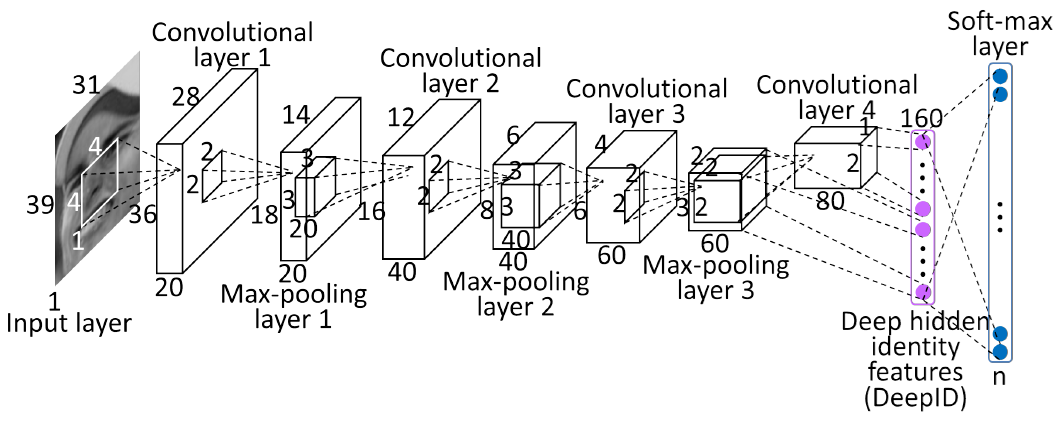
#> input picture 5_Aprendizaje_Profundo/img/CNN.png, 1058 x 423 px, given in place of mb.webp, which was not available
$ jupyter execute --allow-errors 5_Convoluciones.ipynb   (text cells are left out)
#> lines starting #> are read from the running program, lines starting #| are printed output that depends on the picture; pictures that were not available may be replaced by others from this repository, and a replacement may not be noted
[cell 1]
import numpy as np

[cell 2]
g = [6, 8, 5, 3]
f = [3, 6, 4]

[cell 3]
np.convolve(f, g)

[cell 4]
import numpy as np
import pandas as pd
import matplotlib.pyplot as plt

[cell 5]
# Configuración de la simulación
np.random.seed(42)  # Para reproducibilidad
n_points = 365  # Un año de datos diarios
trend = np.linspace(50, 150, n_points)  # Tendencia lineal ascendente
seasonality = 10 * np.sin(np.linspace(0, 2 * np.pi, n_points))  # Estacionalidad anual
noise = np.random.normal(0, 10, n_points)  # Ruido aleatorio

# Crear la serie de tiempo
time_series = trend + seasonality + noise

[cell 6]
# Crear un DataFrame para almacenar los datos
dates = pd.date_range(start="2023-01-01", periods=n_points, freq="D")
time_series_df = pd.DataFrame({"Date": dates, "Value": time_series})

[cell 7]
# Graficar la serie de tiempo
plt.figure(figsize=(12, 6))
plt.plot(time_series_df["Date"], time_series_df["Value"], label="Simulación de Serie de Tiempo")
plt.title("Simulación de Serie de Tiempo con Tendencia, Estacionalidad y Ruido")
plt.xlabel("Fecha")
plt.ylabel("Valor")
plt.legend()
plt.grid(True)
plt.show()
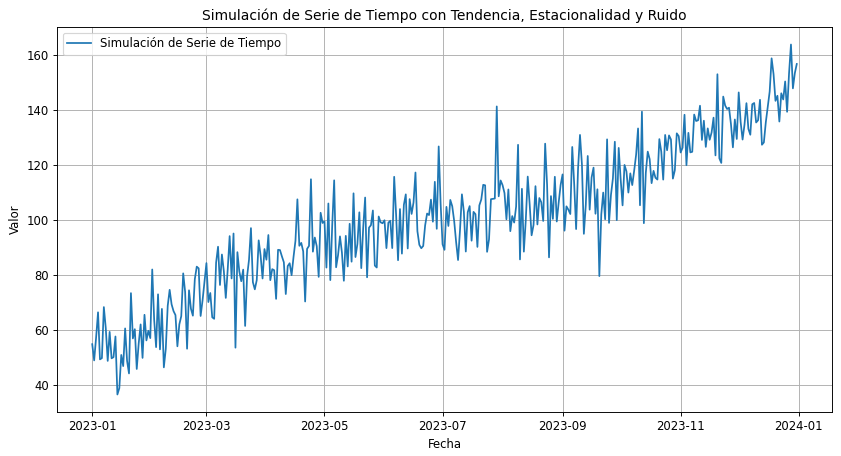
#> figure drawn by matplotlib, 1 panel; curve peaks at x = 1.7e+18, y = 164

[cell 8]
w = 21 * [1/21]

[cell 9]
ma = np.convolve(time_series, w)

[cell 10]
# Graficar la serie de tiempo
plt.figure(figsize=(12, 6))
plt.plot(time_series_df["Date"], time_series_df["Value"], label="Simulación de Serie de Tiempo")
plt.plot(time_series_df["Date"][20:], ma[20:-20], label = 'Media móvil de 21')
plt.title("Simulación de serie de tiempo con media móvil")
plt.xlabel("Fecha")
plt.ylabel("Valor")
plt.legend()
plt.grid(True)
plt.show()
#> figure, not shown here; curve peaks at x = 1.7e+18, y = 164; curve peaks at x = 1.7e+18, y = 145.4

[cell 11]
from IPython.display import Image
Image(url='https://upload.wikimedia.org/wikipedia/commons/1/19/2D_Convolution_Animation.gif')

[cell 12]
from scipy.signal import convolve2d

[cell 13]
# Definir las matrices
input_matrix = np.array([[1, 2, 3],
                         [4, 5, 6],
                         [7, 8, 9]])

kernel = np.array([[1, 0],
                   [0, -1]])

[cell 14]
convolve2d(input_matrix, kernel, 'valid')

[cell 15]
from PIL import Image
import numpy as np
import scipy.signal
import IPython.display as display

[cell 16]
# Ruta de la imagen
ruta_imagen = "../img/mb.webp"

# Cargar la imagen y convertirla en una matriz NumPy
imagen = Image.open(ruta_imagen)
#> imagen is the input picture: PIL image 1058x423 RGB; mean R, G, B 234.4, 234.4, 235
imagen_array = np.array(imagen)

[cell 17]
imagen

[cell 18]
imagen_array.shape
#> Out = (423, 1058, 3)

[cell 19]
# Kernel de desenfoque (3x3)
kernel = np.array([
    [[1/9, 1/9, 1/9], [1/9, 1/9, 1/9], [1/9, 1/9, 1/9]],  # Canal Rojo
    [[1/9, 1/9, 1/9], [1/9, 1/9, 1/9], [1/9, 1/9, 1/9]],  # Canal Verde
    [[1/9, 1/9, 1/9], [1/9, 1/9, 1/9], [1/9, 1/9, 1/9]]   # Canal Azul
]).transpose(1, 2, 0)  # Ajustar forma para (3x3x3)

[cell 20]
def img_conv(img, kernel):
    # Aplicar la convolución en cada canal por separado
    resultados = []
    for canal in range(3):  # Iterar sobre los canales (RGB)
        convolucion = scipy.signal.convolve2d(imagen_array[:, :, canal], kernel[:, :, canal], mode='same', boundary='symm')
        # Normalizar los valores entre 0 y 255
        convolucion_normalizada = np.clip(convolucion, 0, 255).astype(np.uint8)
        resultados.append(convolucion_normalizada)
#> this loop made 3 passes
#> pass 1, in img_conv, `convolucion = scipy.signal.convolve2d(imagen_array[:, :, canal], kerne..`:
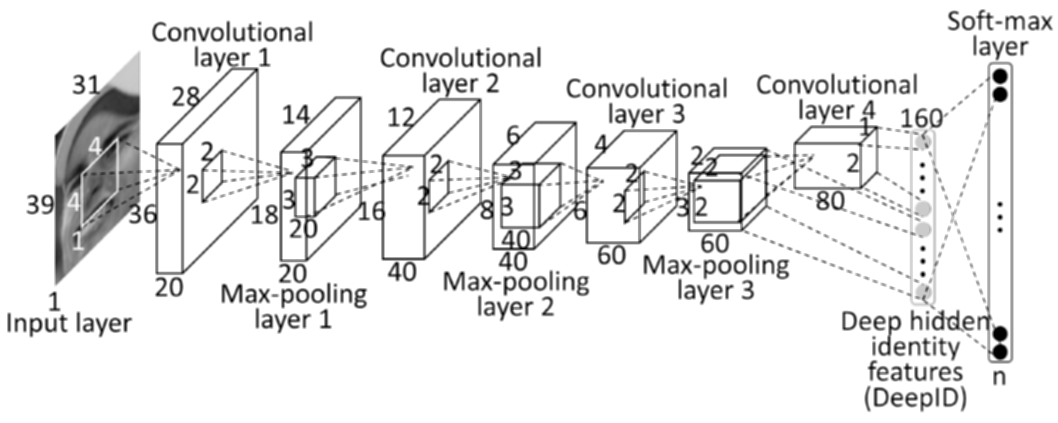
#> convolucion: shape (423, 1058) float64; min 0, max 255, mean 234.4; drawn with min black and max white
#> after the loop, resultados = 3 items

    # Reconstruir la imagen con los tres canales convolucionados
    imagen_convolucionada = np.stack(resultados, axis=2)

    # Convertir el resultado a una imagen y mostrarla
    imagen_resultado = Image.fromarray(imagen_convolucionada)

    # Mostrar la imagen original y la imagen resultante
    display.display(imagen, imagen_resultado)

[cell 21]
img_conv(imagen, kernel)

[cell 22]
# Información adicional
print("Kernel utilizado:\n", kernel)
print("Tamaño de la imagen original:", imagen_array.shape)
#| Tamaño de la imagen original: (423, 1058, 3)
#> (the rest of this cell did not finish here and is left out)

[cell 23]
def gen_gaussian_kernel(N, sigma) -> np.ndarray:
    # Crear un rango de valores centrado en 0
    rango = np.arange(-(tamano // 2), N // 2 + 1)
    x, y = np.meshgrid(rango, rango)

    # Calcular el kernel gaussiano
    kernel = np.exp(-(x**2 + y**2) / (2 * sigma**2))

    # Normalizar el kernel para que la suma sea 1
    kernel /= np.sum(kernel)

    return kernel

[cell 24]
# Ejemplo de uso
tamano = 5# Tamaño del kernel (5x5)
sigma = 1.0  # Desviación estándar
kernel_gaussiano = gen_gaussian_kernel(tamano, sigma)

[cell 25]
kernel_rgb = np.stack([kernel_gaussiano, kernel_gaussiano, kernel_gaussiano], axis=-1)

[cell 26]
img_conv(imagen, kernel_rgb)

[cell 27]
kernel = np.array([
    [ 0, -1,  0],
    [-1,  4, -1],
    [ 0, -1,  0]
])

kernel_rgb = np.stack([kernel, kernel, kernel], axis=-1)

[cell 28]
img_conv(imagen, kernel_rgb)
#> the loop in img_conv (call 3), `for canal in range(3):` made 3 passes
#> pass 1, in img_conv (call 3), `convolucion = scipy.signal.convolve2d(imagen_array[:, :, canal], kerne..`:
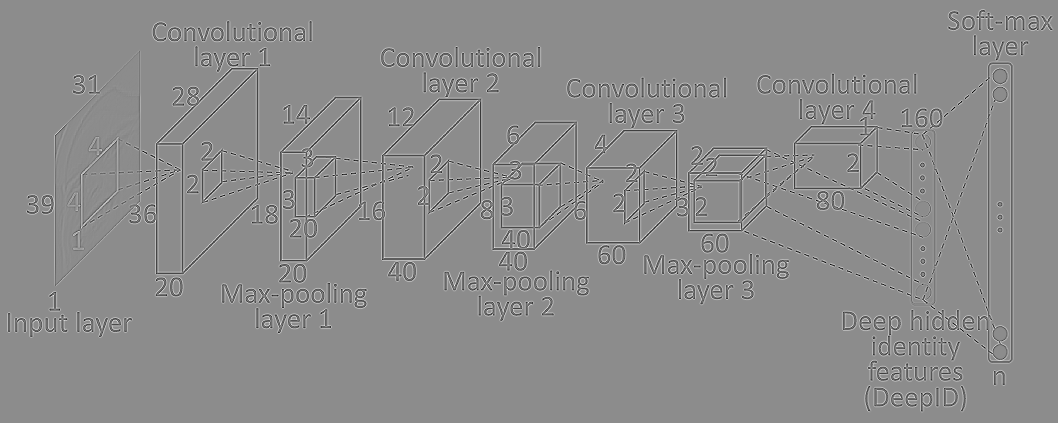
#> convolucion: shape (423, 1058) int64; min -754, max 617, mean 0; drawn with min black and max white
#> pass 1, in img_conv (call 3), `convolucion_normalizada = np.clip(convolucion, 0, 255).astype(np.uint8)`:
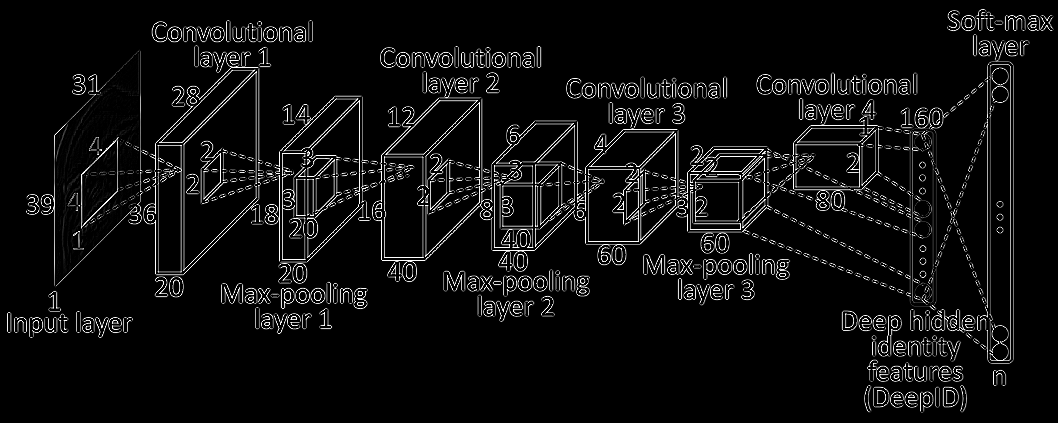
#> convolucion_normalizada: shape (423, 1058); min 0, max 255, mean 14.4

$ run again, on 5_Aprendizaje_Profundo/img/LDA.png
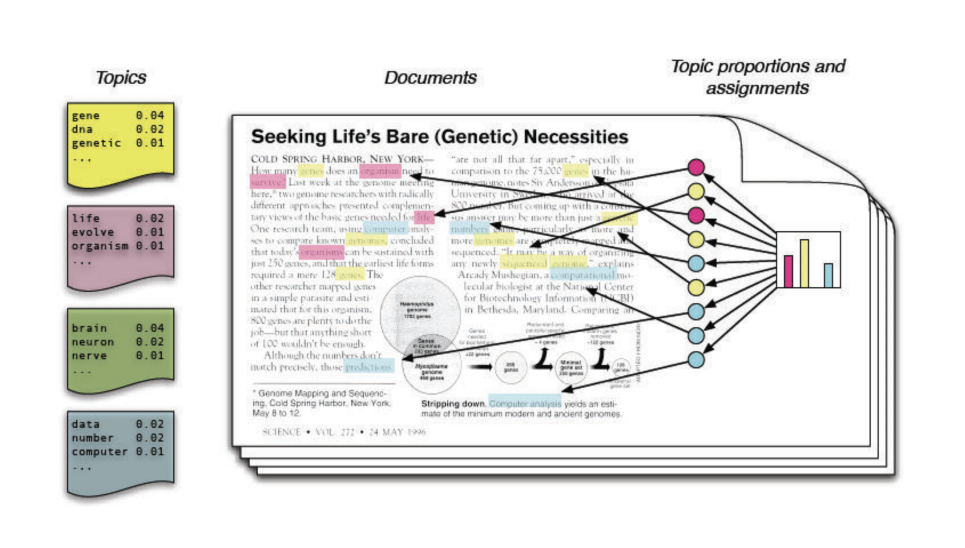
#> input picture 5_Aprendizaje_Profundo/img/LDA.png, 1930 x 1096 px, given in place of mb.webp, which was not available (shown at 1/2 size)
#> imagen is the input picture: PIL image 1930x1096 RGBA; mean R, G, B, A 232.8, 232.7, 229.9, 255
#> after the loop in img_conv, `for canal in range(3):`:
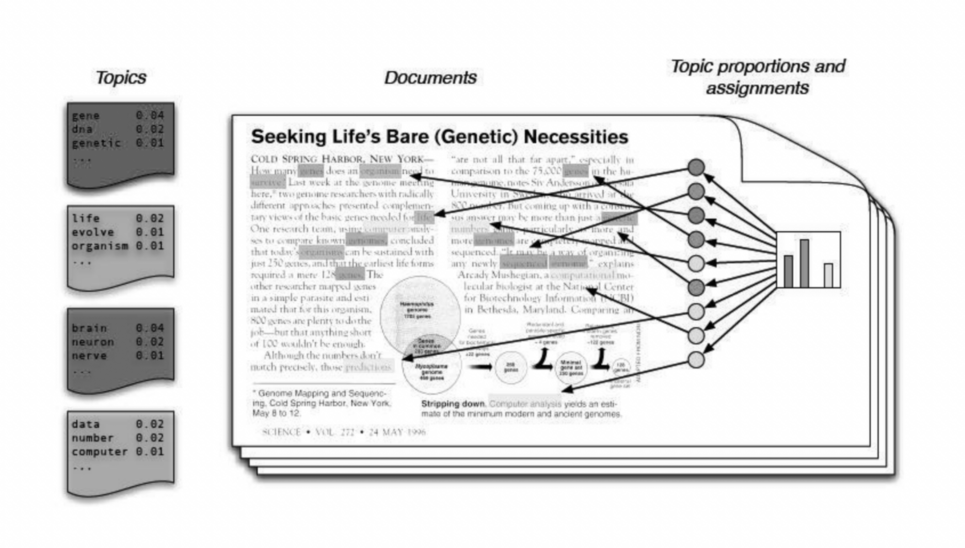
#> convolucion: shape (1096, 1930) float64 (shown at 1/2 size); min 5.11, max 255, mean 229.9; drawn with min black and max white
#> after the loop in img_conv, `for canal in range(3):`: resultados = 3 items
#| Tamaño de la imagen original: (1096, 1930, 4)
#> the loop in img_conv (call 3), `for canal in range(3):` made 3 passes
#> pass 1, in img_conv (call 3), `convolucion_normalizada = np.clip(convolucion, 0, 255).astype(np.uint8)`:
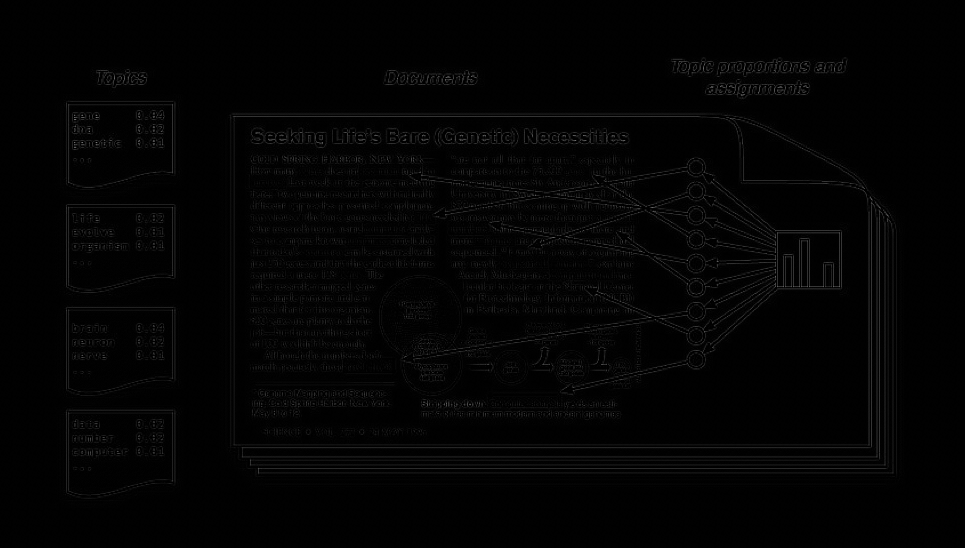
#> convolucion_normalizada: shape (1096, 1930) (shown at 1/2 size); min 0, max 243, mean 3.2
